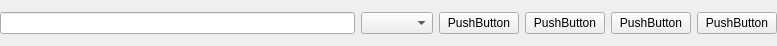
<?xml version="1.0" encoding="UTF-8"?>
<ui version="4.0">
 <class>Awsmock::Components::SearchField</class>
 <widget class="QWidget" name="Awsmock::Components::SearchField">
  <property name="geometry">
   <rect>
    <x>0</x>
    <y>0</y>
    <width>777</width>
    <height>46</height>
   </rect>
  </property>
  <property name="windowTitle">
   <string>SearchField</string>
  </property>
  <layout class="QVBoxLayout" name="verticalLayout">
   <property name="leftMargin">
    <number>0</number>
   </property>
   <property name="topMargin">
    <number>0</number>
   </property>
   <property name="rightMargin">
    <number>0</number>
   </property>
   <property name="bottomMargin">
    <number>0</number>
   </property>
   <item>
    <layout class="QHBoxLayout" name="horizontalLayout">
     <item>
      <widget class="QLineEdit" name="searchEdit"/>
     </item>
     <item>
      <widget class="QComboBox" name="searchTypeBox"/>
     </item>
     <item>
      <widget class="QPushButton" name="searchFowardButton">
       <property name="text">
        <string>PushButton</string>
       </property>
      </widget>
     </item>
     <item>
      <widget class="QPushButton" name="searchBackwardButton">
       <property name="text">
        <string>PushButton</string>
       </property>
      </widget>
     </item>
     <item>
      <widget class="QPushButton" name="clearButton">
       <property name="text">
        <string>PushButton</string>
       </property>
      </widget>
     </item>
     <item>
      <widget class="QPushButton" name="closeButton">
       <property name="text">
        <string>PushButton</string>
       </property>
      </widget>
     </item>
    </layout>
   </item>
  </layout>
 </widget>
 <resources/>
 <connections/>
</ui>
